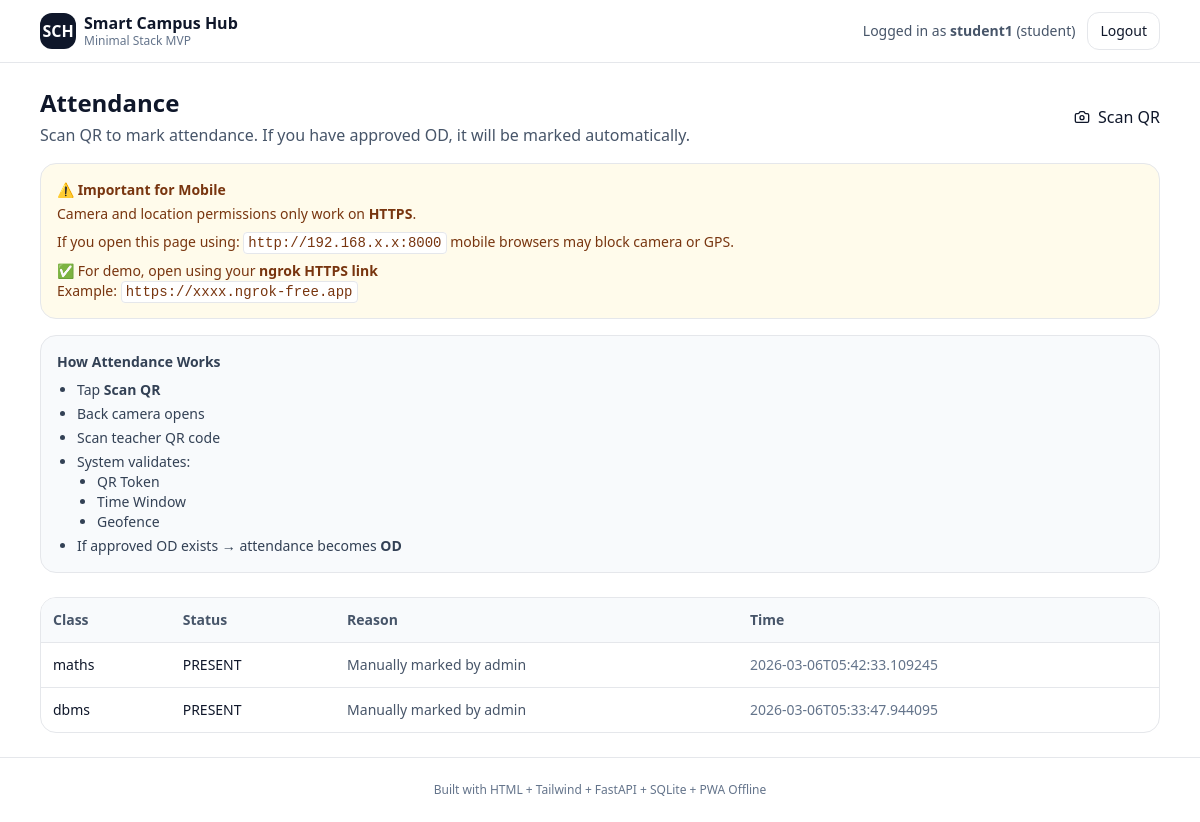
/student/attendance (signed in), run on the app's committed database.
### tables this page shows
CREATE TABLE attendance_marks (
          id INTEGER PRIMARY KEY AUTOINCREMENT,
          session_id TEXT NOT NULL,
          student_username TEXT NOT NULL,
          student_name TEXT NOT NULL,
          status TEXT NOT NULL,
          reason TEXT,
          marked_iso TEXT NOT NULL
        );

CREATE TABLE attendance_sessions (
          id TEXT PRIMARY KEY,
          class_name TEXT NOT NULL,
          start_iso TEXT NOT NULL,
          end_iso TEXT NOT NULL,
          created_iso TEXT NOT NULL,
          token TEXT NOT NULL,
          center_lat REAL NOT NULL,
          center_lng REAL NOT NULL,
          radius_m REAL NOT NULL
        );

### main.py (the view)
@app.get("/student/attendance")
def student_attendance(request: Request):
    u = require_role(request, "student")
    marks = db.list_marks_for_student(u["username"])
    return templates.TemplateResponse(
        "student_attendance.html",
        {"request": request, "user": u, "marks": marks}
    )

### templates/student_attendance.html (shortened to what this page needs)
{% extends "layout.html" %}
{% block content %}
<div class="flex items-center justify-between gap-3">
  <div>
    <h1 class="text-2xl font-semibold">Attendance</h1>
    <p class="text-slate-600 mt-1">
      Scan QR to mark attendance. If you have approved OD, it will be marked automatically.
    </p>
  </div>
  <a href="/student/attendance/scan" class="btnPrimary flex items-center gap-2">
    <i data-lucide="camera" class="h-4 w-4"></i>
    <span>Scan QR</span>
  </a>
</div>
<div class="mt-4 p-4 rounded-2xl border bg-amber-50 text-amber-900 text-sm">
  <div class="font-semibold">⚠️ Important for Mobile</div>
  <div class="mt-1">
    Camera and location permissions only work on <b>HTTPS</b>.
  </div>
  <div class="mt-2">
    If you open this page using:
    <code class="px-1 py-0.5 rounded bg-white border">http://192.168.x.x:8000</code>
    mobile browsers may block camera or GPS.
  </div>
  <div class="mt-2">
    ✅ For demo, open using your <b>ngrok HTTPS link</b>
    <br>
    Example:
    <code class="px-1 py-0.5 rounded bg-white border">
      https://xxxx.ngrok-free.app
    </code>
  </div>
</div>
<div class="mt-4 p-4 rounded-2xl border bg-slate-50 text-sm text-slate-700">
  <div class="font-semibold">How Attendance Works</div>
  <ul class="mt-2 list-disc pl-5 space-y-1">
    <li>Tap <b>Scan QR</b></li>
    <li>Back camera opens</li>
    <li>Scan teacher QR code</li>
    <li>System validates:
      <ul class="list-disc pl-5">
        <li>QR Token</li>
        <li>Time Window</li>
        <li>Geofence</li>
      </ul>
    </li>
    <li>If approved OD exists → attendance becomes <b>OD</b></li>
  </ul>
</div>
<div class="mt-6 rounded-2xl border overflow-hidden">
  <table class="w-full text-sm">
    <thead class="bg-slate-50 text-slate-600">
      <tr>
        <th class="p-3 text-left">Class</th>
        <th class="p-3 text-left">Status</th>
        <th class="p-3 text-left">Reason</th>
        <th class="p-3 text-left">Time</th>
      </tr>
    </thead>
    <tbody>
      {% for m in marks %}
      <tr class="border-t">
        <td class="p-3">
          {{ m.class_name }}
        </td>
        <td class="p-3">
          {% if m.status == "PRESENT" %}
          <span class="badge badgeGreen">
            PRESENT
          </span>
          {% elif m.status == "OD" %}
          <span class="badge bg-blue-50 text-blue-700 border border-blue-200">
            OD
          </span>
          {% elif m.status == "ABSENT" %}
          <span class="badge badgeRed">
            ABSENT
          </span>
          {% else %}
          <span class="badge">
            {{ m.status }}
          </span>
          {% endif %}
        </td>
        <td class="p-3 text-slate-600">
          {{ m.reason }}
        </td>
        <td class="p-3 text-slate-500">
          {{ m.marked_iso }}
        </td>
      </tr>
      {% endfor %}
    </tbody>
  </table>
</div>
{% endblock %}

### static/styles.css (style rules this page uses)
.btnPrimary { @apply inline-flex items-center gap-2 rounded-xl bg-slate-900 text-white px-4 py-2.5 hover:bg-slate-800 transition; }
.badge { @apply inline-flex items-center px-2 py-1 rounded-lg text-xs font-medium; }
.badgeGreen { @apply bg-green-50 text-green-700 border border-green-200; }

### data on the page
attendance_marks: class_name "maths", status "PRESENT", reason "Manually marked by admin", marked_iso "2026-03-06T05:42:33.109245"
attendance_marks: class_name "dbms", status "PRESENT", reason "Manually marked by admin", marked_iso "2026-03-06T05:33:47.944095"

### other printed values
{{ user.username }} "student1"
{{ user.role }} "student"
